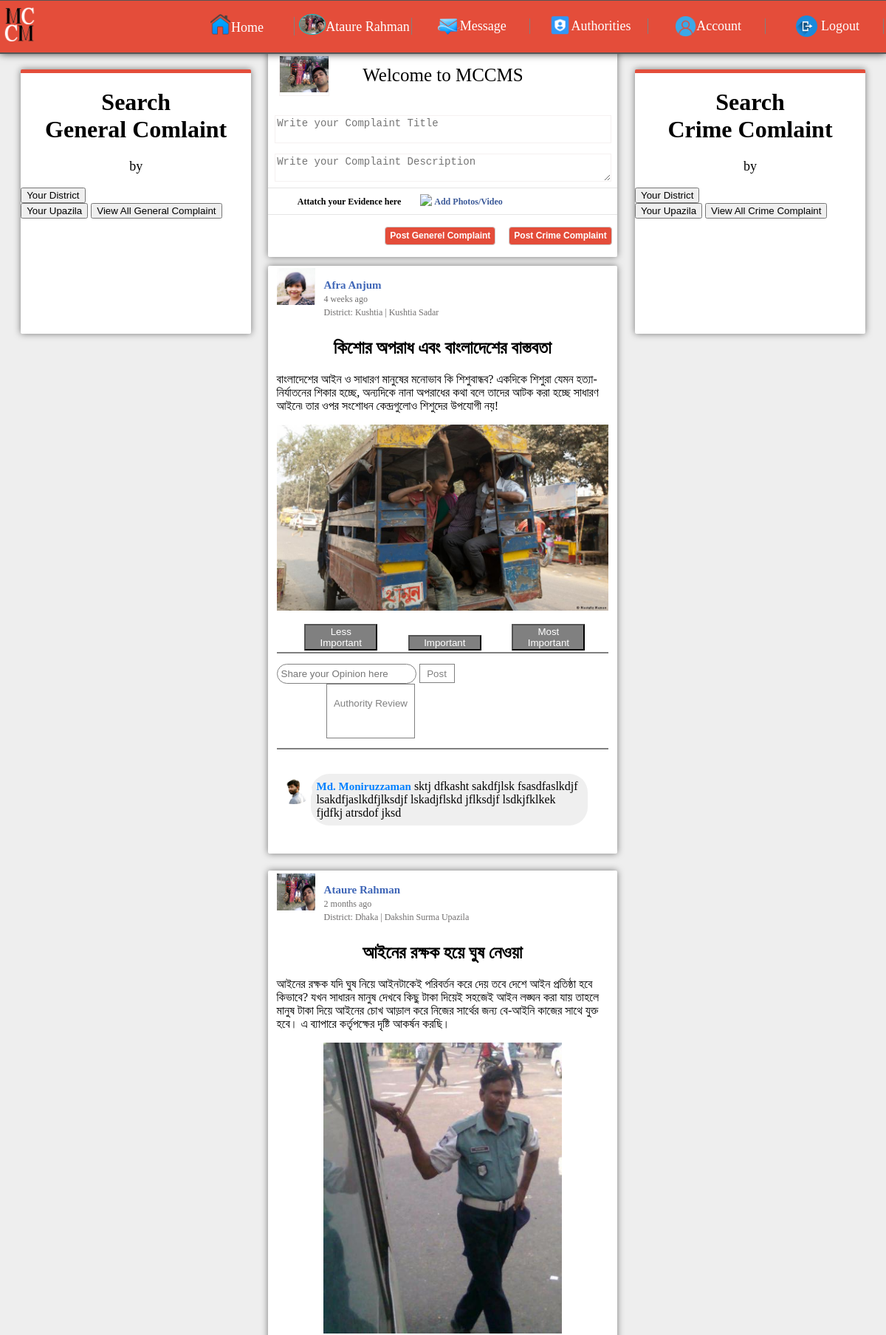
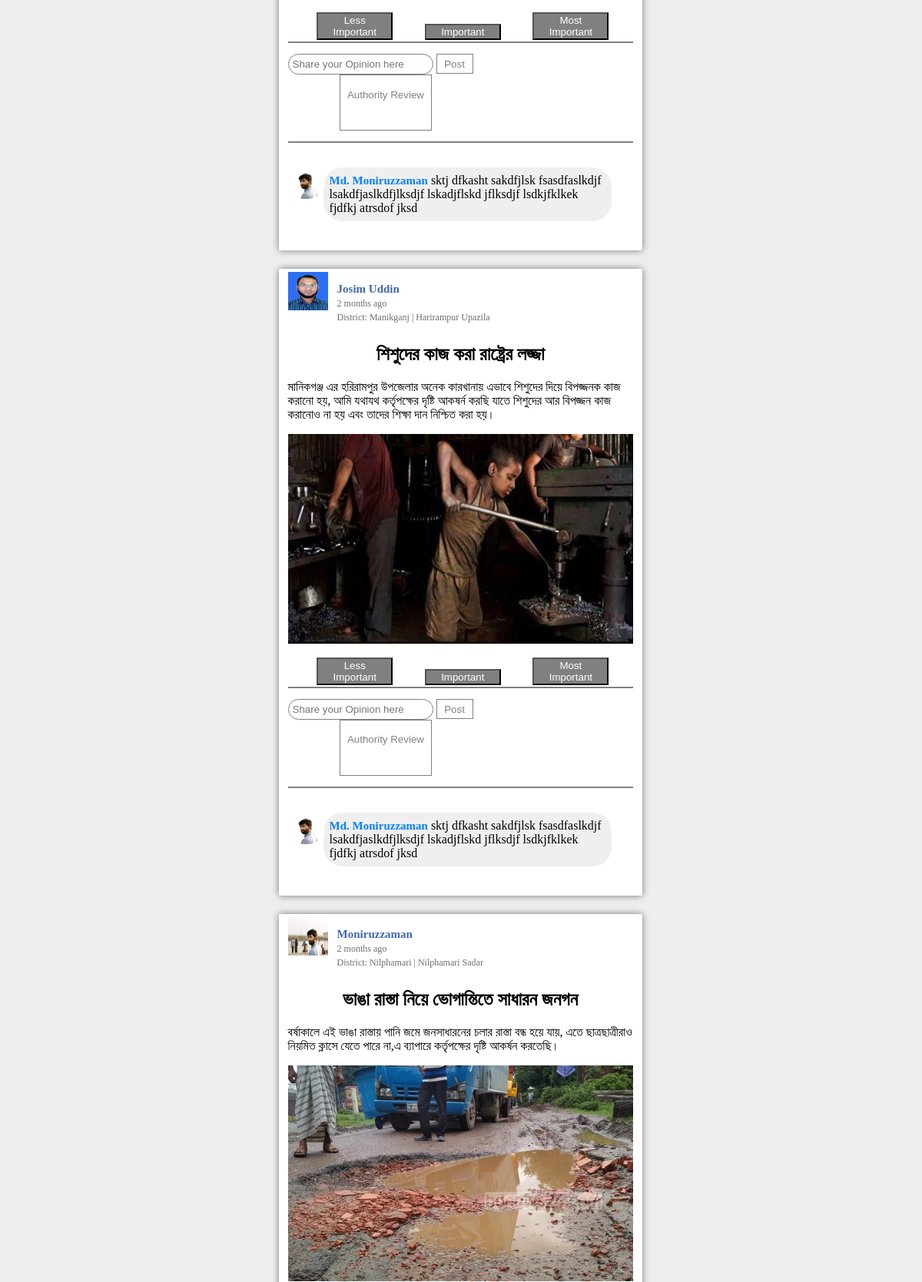
The page /home_original.php (signed in, upper part) on the database its author committed (2 pictures, top to bottom).
### tables this page shows
CREATE TABLE `complaint` (
  `post_id` int(100) NOT NULL,
  `user_id` varchar(40) NOT NULL,
  `user_fullname` varchar(40) NOT NULL,
  `post_title` text NOT NULL,
  `post_text` text NOT NULL,
  `attatchment` varchar(100) NOT NULL,
  `date_time` timestamp NOT NULL DEFAULT CURRENT_TIMESTAMP,
  `post_type` varchar(40) NOT NULL,
  `upazila_code` varchar(40) NOT NULL,
  `district_code` varchar(50) NOT NULL,
  `post_date` date NOT NULL
);

CREATE TABLE `user_info` (
  `SL` int(11) NOT NULL,
  `user_name` varchar(40) NOT NULL,
  `full_name` varchar(40) NOT NULL,
  `password` varchar(40) NOT NULL,
  `mail_address` varchar(40) NOT NULL,
  `nid_no` int(20) NOT NULL,
  `date_birth` date NOT NULL,
  `division_name` varchar(40) NOT NULL,
  `district_name` varchar(30) NOT NULL,
  `district_code` varchar(30) NOT NULL,
  `upazila_name` varchar(30) NOT NULL,
  `upazila_code` varchar(30) NOT NULL,
  `profile_image` varchar(100) NOT NULL,
  `status` int(50) NOT NULL DEFAULT '1',
  `post_status` int(50) NOT NULL DEFAULT '1'
);

### home_original.php (the view, shortened to what the rows shown need)
<?php
	include 'main/functions.php';
	$get    = new Main;
?>
<!DOCTYPE html>
<html lang="en">
<head>
	<link rel="stylesheet" href="css/home.css">
</head>
<body>
<?php include 'connection.php';?>
<?php
$name=$_SESSION['user_fullname'];
$sql1 = mysqli_query($conn, "SELECT user_name FROM user_info WHERE full_name='$name'");
		while ($row1 = mysqli_fetch_array($sql1))
	       {
	       	$user_id= $row1['user_name'];
	       }
?>
	<div class="container">
		<div class="post_body">
			<div class="post_body_left">
				<div class="post_body_left_container">
					<h1 align="center">Search <br> General Comlaint</h1>
				</div>
			</div>
			<div class="post_body_middle">
				<?php
				if (isset($_POST['refresh'])) {
					$post_type="Generel";
					$sql_post_view = mysqli_query($conn, "SELECT complaint.user_fullname, complaint.post_id, complaint.post_title, complaint.post_text, complaint.attatchment, complaint.date_time, complaint.upazila_code, user_info.profile_image, user_info.upazila_name, user_info.district_name FROM complaint, user_info WHERE  complaint.post_type='$post_type' AND user_info.full_name=complaint.user_fullname ORDER BY post_id DESC");
						while ($row_post = mysqli_fetch_array($sql_post_view))
				       		{
				       			$post_user_name=$row_post['user_fullname'];
				       			$time_ago=$row_post['date_time'];
				       			$post_user_image=$row_post['profile_image'];
				       	?>
							<div class="post-show">
								<div class="post-show-inner">
									<div class="post-header">
										<div class="post-left-box">
											<div class="id-img-box"><img src="uploads/<?php echo $post_user_image ?>"></img></div>
											<div class="id-name">
												<ul>
													<li><a href="#"><?php echo $post_user_name ?></a></li>
													<li><small style="color: #706E6E"><?php echo $get->timeAgo($time_ago); ?></small></li>
													<li><small style="color: #706E6E;">District: <?php echo $row_post['district_name']; ?> | <?php echo $row_post['upazila_name']; ?></small></li>
												</ul>
											</div>
										</div>
										<div class="post-right-box"></div>
									</div>
									<br>
									<div class="post-body">
										<div class="post-header-text">
											<h2 align="center"><?php echo $row_post['post_title']; ?></h2>
											<p><?php echo $row_post['post_text']; ?></p>
										</div>
										<div class="post-img">
											<center>
											<img align="center" src="post_image/<?php echo $row_post['attatchment']; ?>" style="color: gray;" alt="No Image Available"></img>
											</center>
										</div>
										<?php
										$u_name=$_SESSION['user_fullname'];
										$sql = mysqli_query($conn, "SELECT user_name FROM user_info WHERE full_name='$u_name'");
												while ($row = mysqli_fetch_array($sql))
											       {
											       	$user_name= $row['user_name'];
											       }
											       $post_id= $row_post['post_id'];
										?>
										<div class="post-footer">
											<div class="post_footer_inner">
											<form action="#">
													<button class="review_btn" name="l_i_btn">Less Important</button>
													<button class="review_btn" name="i_btn">Important</button>
													<button class="review_btn" name="m_i_btn">Most Important</button>
												</form>
											</div>
										</div>
										<br>
										<hr style="margin-top: 2%; margin-bottom: 3%; border:0.5px solid gray;">
											<div class="comment_div">
												<form action="comment_sql.php" method="POST">
													<input type="hidden" name="u_name" value="<?php echo $user_name; ?>">
													<input type="hidden" name="post_id" value="<?php echo $row_post['post_id']; ?>">
													<input type="hidden" name="post_type" value="Generel">
													<input type="text" class="comment_input_box" name="comment" placeholder="Share your Opinion here">
													<button class="post_comment_button" name="p_c_btn">Post</button>
												</form>
													<div class="authority_popup">
														<button class="authority_popup_btn" id="myBtn">Authority Review</button>
														<div id="myModal" class="modal">
														  <div class="modal-content">
														    <span class="close">&times;</span>
														    <p>Some text in the Modal..</p>
														  </div>
														</div>
														<script>
															// Get the modal
															var modal = document.getElementById('myModal');
															// Get the button that opens the modal
															var btn = document.getElementById("myBtn");
															// Get the <span> element that closes the modal
															var span = document.getElementsByClassName("close")[0];
															// When the user clicks the button, open the modal
															btn.onclick = function() {
															    modal.style.display = "block";
															}
															// When the user clicks on <span> (x), close the modal
															span.onclick = function() {
															    modal.style.display = "none";
															}
															// When the user clicks anywhere outside of the modal, close it
															window.onclick = function(event) {
															    if (event.target == modal) {
															        modal.style.display = "none";
															    }
															}
														</script>
													</div>
													<hr style="margin-top: 2%; margin-bottom: 3%; border:0.5px solid gray;">
										<?php
											$sql_comment_view = mysqli_query($conn, "SELECT comment.com_id, comment.user_id, comment.post_id, comment.post_type, comment.com_text, comment.com_date, comment.com_time, comment.current_timestemp, user_info.full_name, user_info.profile_image FROM comment, user_info WHERE  comment.post_id='$post_id' AND comment.post_type='$post_type' AND user_info.user_name=comment.user_id ORDER BY com_id ASC");
													while ($row_comm = mysqli_fetch_array($sql_comment_view))
											       		{
											       			$com_user_name=$row_comm['full_name'];
											       			$com_user_image=$row_comm['profile_image'];
											       			$comment_text=$row_comm['com_text'];
											       			$date=$row_comm['com_date'];
											       			$time=$row_comm['com_time'];
											       			$com_time_ago=$row_comm['current_timestemp'];
											       			$comment_id=$row_comm['com_id'];
										?>
													<div>
														<div class="user_image_comment">
															<img style="width: 100%; height: 100%; margin: 25px -2px; border-radius: 50%;" src="uploads/<?php echo $com_user_image; ?>" alt="Image">
														</div>
														<form action="delete_comment_sql.php" method="post">
														<div class="comment_info">
															<p><b style="font-size: 15px; color: #0080FF;"><?php echo $com_user_name; ?></b>
																<?php echo $comment_text; ?>
																<br>
																<small style="color: gray;"><?php echo $date;?> &nbsp <?php echo $time;?> &nbsp <?php echo $get->timeAgo($com_time_ago); ?></small>
																<?php if ($row_comm['user_id']==$user_id) { ?>
																<small style="margin: 0% 2%;">
																	<input type="hidden" name="comment_id" value="<?php echo $comment_id; ?>">
																		<input class="comment_edit_btn" type="submit" name="submit1" value="Edit">
																		<input class="comment_delete_btn" type="submit" name="submit" value="Delete">
																		<?php } ?>
																</small>
															</p>
														</div>
														</form>
													</div> <br>
											<?php
										}
										?>
											</div>
										<br>
										<br>
									</div>
								</div>
							</div>
							<?php
				       		}
				       	}
				else{
					$post_type="Generel";
					$sql_post_view = mysqli_query($conn, "SELECT complaint.user_fullname, complaint.post_title, complaint.post_text, complaint.attatchment, complaint.date_time, complaint.upazila_code, user_info.profile_image, user_info.upazila_name, user_info.district_name FROM complaint, user_info WHERE  complaint.post_type='$post_type' AND user_info.full_name=complaint.user_fullname ORDER BY post_id DESC");
						while ($row_post = mysqli_fetch_array($sql_post_view))
				       		{
				       			$post_user_name=$row_post['user_fullname'];
				       			$time_ago=$row_post['date_time'];
				       			$post_user_image=$row_post['profile_image'];
				       	?>
							<div class="post-show">
								<div class="post-show-inner">
									<div class="post-header">
										<div class="post-left-box">
											<div class="id-img-box"><img src="uploads/<?php echo $post_user_image ?>"></img></div>
											<div class="id-name">
												<ul>
													<li><a href="#"><?php echo $post_user_name ?></a></li>
													<li><small style="color: #706E6E"><?php echo $get->timeAgo($time_ago); ?></small></li>
													<li><small style="color: #706E6E;">District: <?php echo $row_post['district_name']; ?> | <?php echo $row_post['upazila_name']; ?></small></li>
												</ul>
											</div>
										</div>
									</div>
									<br>
									<div class="post-body">
										<div class="post-header-text">
											<h2 align="center"><?php echo $row_post['post_title']; ?></h2>
											<p><?php echo $row_post['post_text']; ?></p>
										</div>
										<div class="post-img">
											<center>
											<img src="post_image/<?php echo $row_post['attatchment']; ?>" style="color: gray;" alt="No Image Available"></img>
											</center>
										</div>
										<div class="post-footer">
											<div class="post_footer_inner">
											<form action="#">
													<button class="review_btn" name="l_i_btn">Less Important</button>
													<button class="review_btn" name="i_btn">Important</button>
													<button class="review_btn" name="m_i_btn">Most Important</button>
												</form>
											</div>
										</div>
										<br>
										<hr style="margin-top: 2%; margin-bottom: 3%; border:0.5px solid gray;">
											<div class="comment_div">
												<form action="#" method="POST">
													<input type="text" class="comment_input_box" name="comment" placeholder="Share your Opinion here">
													<button class="post_comment_button" name="p_c_btn">Post</button>
												</form>
													<div class="authority_popup">
														<button class="authority_popup_btn" id="myBtn">Authority Review</button>
													</div>
													<hr style="margin-top: 2%; margin-bottom: 3%; border:0.5px solid gray;">
													<div>
														<div class="user_image_comment">
															<img style="width: 100%; height: 100%; margin: 25px -2px; border-radius: 50%;" src="img/me.jpg" alt="Image">
														</div>
														<div class="comment_info">
															<p><b style="font-size: 15px; color: #0080FF;">Md. Moniruzzaman</b>
																sktj dfkasht sakdfjlsk fsasdfaslkdjf lsakdfjaslkdfjlksdjf lskadjflskd jflksdjf lsdkjfklkek fjdfkj atrsdof jksd
															</p>
														</div>
													</div> <br>
											</div>
										<br>
										<br>
									</div>
								</div>
							</div>
							<?php
				       		}
				       	}
							?>
				</div>
				<div class="post_body_right">
					<div class="post_body_right_container">
						<h1 align="center">Search <br> Crime Comlaint</h1>
					</div>
				</div>
		</div>
	</div>
</body>
</html>

### rows shown on the page
complaint: user_info.profile_image (picture), user_fullname "Afra Anjum", date_time "4 weeks ago", user_info.district_name "Kushtia", user_info.upazila_name "Kushtia Sadar", post_title "কিশোর অপরাধ এবং বাংলাদেশের বাস্তবতা", post_text "বাংলাদেশের আইন ও সাধারণ মানুষের মনোভাব কি শিশুবান্ধব? একদিকে শিশুরা যেমন হত্যা-নির্যাতনের শিকার হচ্ছে, অন্যদিকে নানা অপরাধের কথা বলে তাদের আটক করা হচ্ছে সাধারণ আইনে৷ তার ওপর সংশোধন কেন্দ্রগুলোও শিশুদের উপযোগী নয়!", attatchment (picture)
complaint: user_info.profile_image (picture), user_fullname "Ataure Rahman", date_time "2 months ago", user_info.district_name "Dhaka", user_info.upazila_name "Dakshin Surma Upazila", post_title "আইনের রক্ষক হয়ে ঘুষ নেওয়া", post_text "আইনের রক্ষক যদি ঘুষ নিয়ে আইনটাকেই পরিবর্তন করে দেয় তবে দেশে আইন প্রতিষ্ঠা হবে কিভাবে? যখন সাধারন মানুষ দেখবে কিছু টাকা দিয়েই সহজেই আইন লঙ্ঘন করা যায় তাহলে মানুষ টাকা দিয়ে আইনের চোখ আড়াল করে নিজের সার্থের জন্য বে-আইনি কাজের সাথে যুক্ত হবে। এ ব্যাপারে কর্তৃপক্ষের দৃষ্টি আকর্ষন করছি।", attatchment (picture)
complaint: user_info.profile_image (picture), user_fullname "Josim Uddin", date_time "2 months ago", user_info.district_name "Manikganj", user_info.upazila_name "Harirampur Upazila", post_title "শিশুদের কাজ করা রাষ্ট্রের লজ্জা", post_text "মানিকগঞ্জ এর হরিরামপুর উপজেলার অনেক কারখানায় এভাবে শিশুদের দিয়ে বিপজ্জনক কাজ করানো হয়, আমি যথাযথ কর্তৃপক্ষের দৃষ্টি আকষর্ন করছি যাতে শিশুদের আর বিপজ্জন কাজ করানোও না হয় এবং তাদের শিক্ষা দান নিশ্চিত করা হয়।", attatchment (picture)
complaint: user_info.profile_image (picture), user_fullname "Moniruzzaman", date_time "2 months ago", user_info.district_name "Nilphamari", user_info.upazila_name "Nilphamari Sadar", post_title "ভাঙা রাস্তা নিয়ে ভোগান্তিতে সাধারন জনগন", post_text "বর্ষাকালে এই ভাঙা রাস্তায় পানি জমে জনসাধারনের চলার রাস্তা বন্ধ হয়ে যায়, এতে ছাত্রছাত্রীরাও নিয়মিত ক্লাসে যেতে পারে না,এ ব্যাপারে কর্তৃপক্ষের দৃষ্টি আকর্ষন করতেছি।", attatchment (picture)

### other values the page prints
$_SESSION["user_fullname"] "Ataure Rahman"
